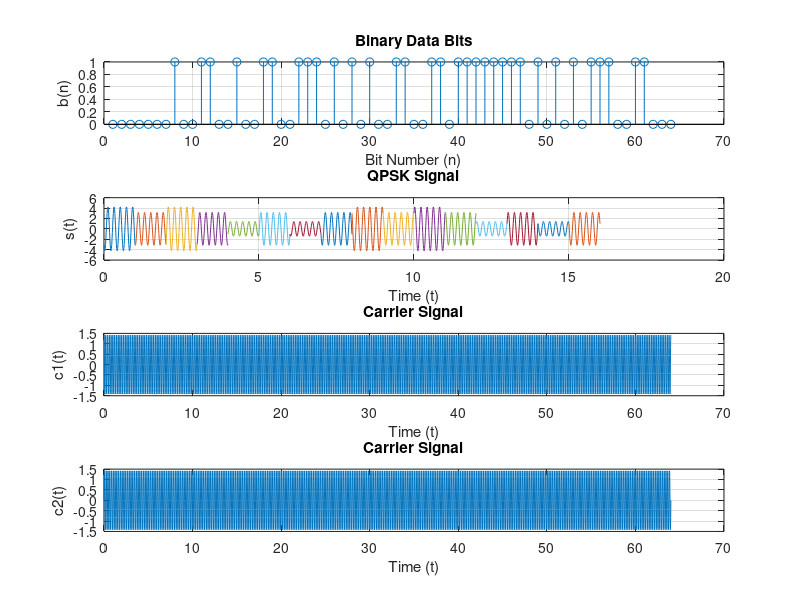

MATLAB code to generate this figure:
% For 16-QAM

% Startup stuff
clear all;
close all;

% Given values
timebase = 1;
tpoints = 0: timebase/100: timebase;
carrfreq = 5;

q = sin(2 * pi * carrfreq * tpoints);
i = cos(2 * pi * carrfreq * tpoints);

numbits = 64;
intel = [0 0 0 0 0 0 0 1 0 0 1 1 0 0 1 0 0 1 1 0 0 1 1 1 0 1 0 1 0 1 0 0 1 1 0 0 1 1 0 1 1 1 1 1 1 1 1 0 1 0 1 0 1 0 1 1 1 0 0 1 1 0 0 0]; % Grey code
%intel = rand(1, numbits);
%intel = round(intel);

inittime = 0;
fintime = timebase;

% Find phase and amplitude of wave
% Analyze 4 bits at a time
for index = 1: 4: numbits - 3
  tpoints = [inittime: 0.01: fintime];
  
  % Change amplitude of portion of wave
  % Assume First two bits are cosine
  if intel(index) == 1 && intel(index + 1) == 1
    intelamp = 3 * ones(1, length(tpoints));
  
  elseif intel(index) == 1 && intel(index + 1) == 0  
    intelamp = 1 * ones(1, length(tpoints));
  
  elseif intel(index) == 0 && intel(index + 1) == 1
    intelamp = -1 * ones(1, length(tpoints));
  
  else % intel(index) == 0 && intel(index + 1) == 0
    intelamp = -3 * ones(1, length(tpoints));
  end
  
  isig(index, :) = i .* intelamp; % Waveform of first 2 bits
  
  % Assume last two bits are sine
  if intel(index + 2) == 1 && intel(index + 3) == 1
    intelamp = 3 * ones(1, length(tpoints));
  
  elseif intel(index + 2) == 1 && intel(index + 3) == 0  
    intelamp = 1 * ones(1, length(tpoints));
  
  elseif intel(index + 2) == 0 && intel(index + 3) == 1
    intelamp = -1 * ones(1, length(tpoints));
  
  else % intel(index + 2) == 0 && intel(index + 3) == 0
    intelamp = -3 * ones(1, length(tpoints));
  end
  
  qsig(index, :) = q .* intelamp; % Waveform of last 2 bits
  
  qpsk = isig + qsig; % Waveform of all 4 bits
  
  % Plot 4-bit portion of waveform
  subplot(4, 1, 2);
  plot(tpoints, qpsk(index,:));
  title('QPSK Signal');
  xlabel('Time (t)');
  ylabel('s(t)');
  grid on;
  hold on;
  
  % Go to next portion of signal (next 4 bits)
  inittime = inittime + timebase;
  fintime = fintime + timebase;
end
hold off;

% Plot stem graph of binary data
subplot(4, 1, 1);
stem(intel);
title('Binary Data Bits');
xlabel('Bit Number (n)');
ylabel('b(n)');
grid on;

% Plot carrier1 (cos) signal
% Plots carrfreq waves for each bit
tn = 0: timebase / 100: numbits * timebase;
c1 = sqrt(2 / timebase) * cos(2 * pi * carrfreq * tn);
subplot(4, 1, 3);
plot(tn, c1);
title('Carrier Signal');
xlabel('Time (t)');
ylabel('c1(t)');
grid on;

% Plot carrer2 (sin) signal
% Plots carrfreq waves for each bit
tn = 0: timebase / 100: numbits * timebase;
c2 = sqrt(2 / timebase) * sin(2 * pi * carrfreq * tn);
subplot(4, 1, 4);
plot(tn, c2);
title('Carrier Signal');
xlabel('Time (t)');
ylabel('c2(t)');
grid on;
